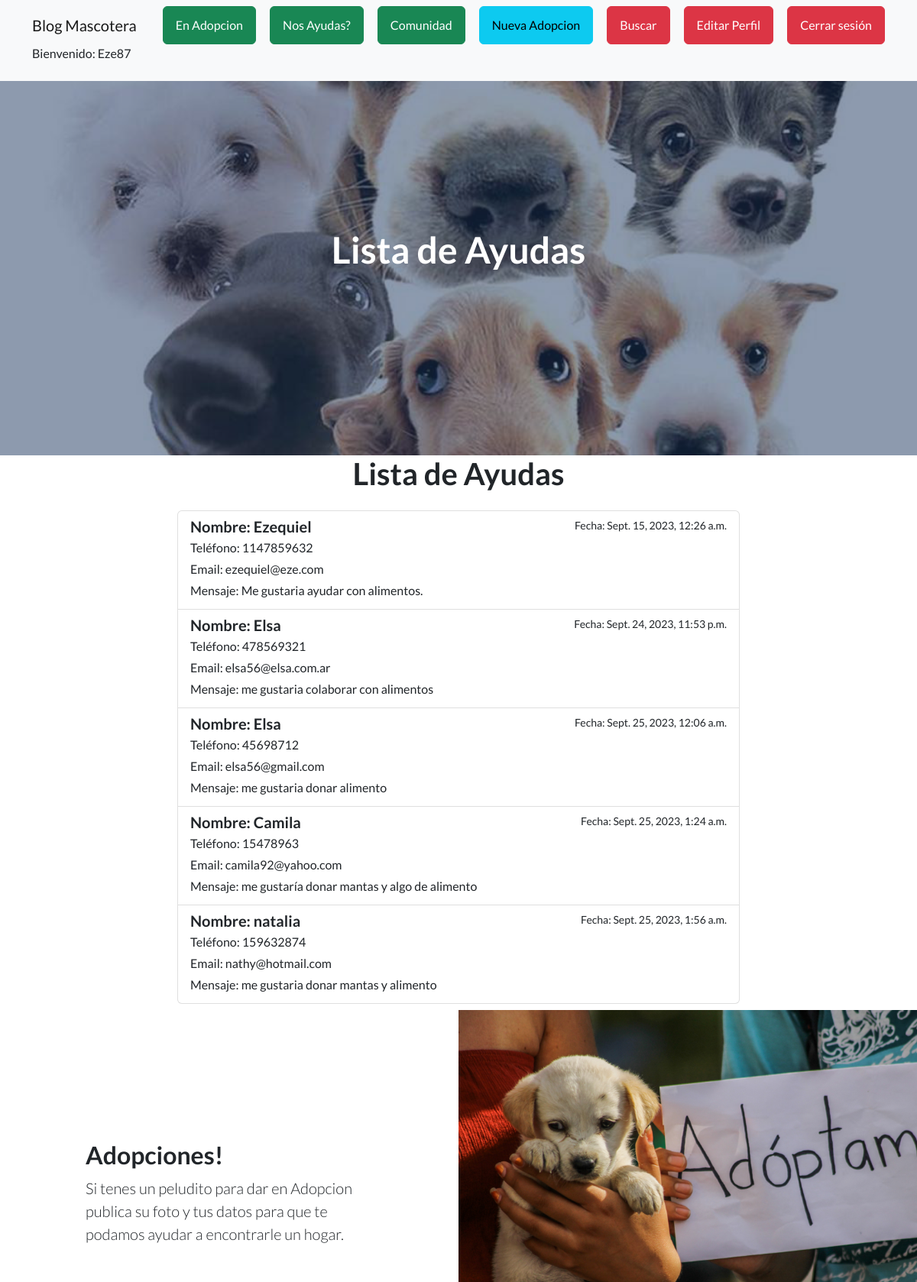
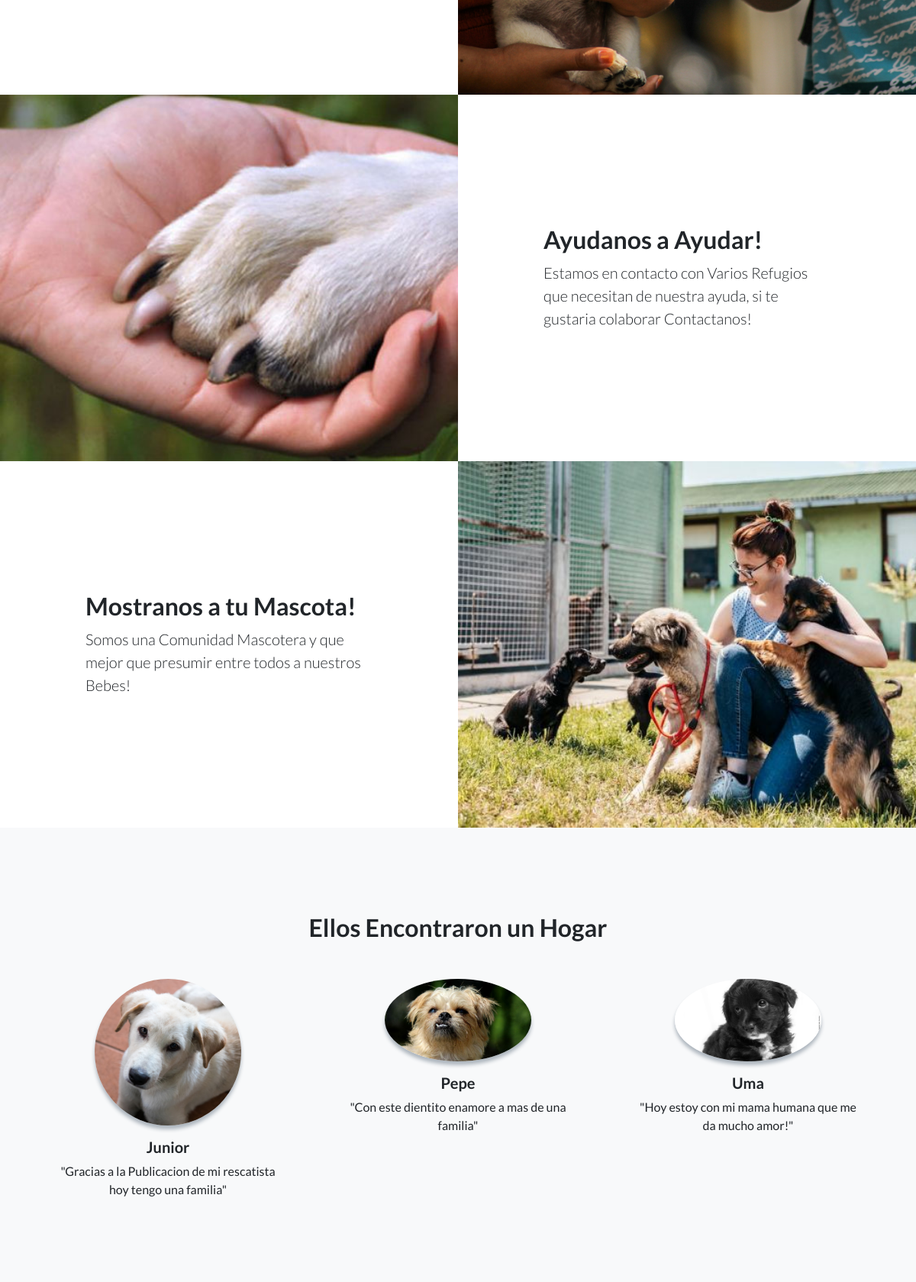
The app's page /AppInicio/ayudas/ (signed in, upper part) with its own data (2 pictures, top to bottom).
### AppInicio/models.py (models this page shows, shortened)
class Ayuda(models.Model):
    nombre = models.CharField(max_length=100)
    email = models.EmailField(max_length=100)
    telefono = models.CharField(max_length=20)
    mensaje = models.TextField()
    fecha = models.DateTimeField(auto_now_add=True)

### AppInicio/views.py (the view)
# urls.py: path('ayudas/', ayuda_detalle, name='ayuda_detalle'),
@login_required
def ayuda_detalle(request):
    ayudas = Ayuda.objects.all()
    return render(request, "AppInicio/ayuda_detalle.html", {'ayudas': ayudas})

### AppInicio/templates/AppInicio/ayuda_detalle.html (shortened to what this page needs)
{% extends "AppInicio/padre.html" %}
{% block titulo %}
Lista de Ayudas
{% endblock %}
{% block contenido %}
  <div class="container">
    <h1 class="text-center mb-4">Lista de Ayudas</h1>
    <div class="row justify-content-center">
      <div class="col-md-8">
        {% if ayudas %}
          <ul class="list-group">
            {% for ayuda in ayudas %}
              <li class="list-group-item">
                <div class="d-flex w-100 justify-content-between">
                  <h5 class="mb-1">Nombre: {{ ayuda.nombre }}</h5>
                  <small>Fecha: {{ ayuda.fecha }}</small>
                </div>
                <p class="mb-1">Teléfono: {{ ayuda.telefono }}</p>
                <p class="mb-1">Email: {{ ayuda.email }}</p>
                <p class="mb-1">Mensaje: {{ ayuda.mensaje }}</p>
              </li>
            {% endfor %}
          </ul>
        {% else %}
          <p>No hay ayudas registradas.</p>
        {% endif %}
      </div>
    </div>
  </div>
{% endblock %}

### AppInicio/templates/AppInicio/padre.html (shortened to what this page needs)
<!DOCTYPE html>
<html lang="en">
    <head>
        {% load static %}
        <link href="https://cdn.jsdelivr.net/npm/bootstrap-icons@1.5.0/font/bootstrap-icons.css" rel="stylesheet" type="text/css" />
        <link href="{% static 'AppInicio/css/styles.css' %}" rel="stylesheet" />
    </head>
    <body>
        <nav class="navbar navbar-light bg-light static-top">
            <div class="container">
                <a class="navbar-brand" href="{% url 'AppInicio:home' %}">Blog Mascotera</a>
                <a class="btn btn-success" href="{% url 'AppInicio:adopcion_lista' %}">En Adopcion</a>
                <a class="btn btn-success" href="{% url 'AppInicio:ayuda_lista' %}">Nos Ayudas?</a>
                <a class="btn btn-success" href="{% url 'AppInicio:pet_lista' %}">Comunidad</a>
                {% if user.is_authenticated %}
                <a class="btn btn-info" href="{% url 'AppInicio:adopcion_nuevo' %}">Nueva Adopcion</a>
                <a class="btn btn-danger" href="{% url 'AppInicio:busqueda_adopcion' %}">Buscar</a>
                <a class="btn btn-danger" href="{% url 'AppInicio:editarPerfil' %}">Editar Perfil</a>
                <a class="btn btn-danger" href="{% url 'AppInicio:logout' %}">Cerrar sesión</a>
                <p> Bienvenido: {{ user.username }}</p>
            {% else %}
                <a class="btn btn-success" href="{% url 'AppInicio:login' %}">Ingresar</a>
                <a class="btn btn-success" href="{% url 'AppInicio:register' %}">Registrarse</a>
                {% endif %}
            </div>
        </nav>
        <header class="masthead">
            <div class="container position-relative">
                <div class="row justify-content-center">
                    <div class="col-xl-6">
                        <div class="text-center text-white">
                            <h1 class="mb-5">{% block titulo %}    {% endblock  %}</h1>
                        </div>
                    </div>
                </div>
            </div>
        </header>
        {% block contenido %}
        {% endblock %}
        <section class="showcase">
            <div class="container-fluid p-0">
                <div class="row g-0">
                    <div class="col-lg-6 order-lg-2 text-white showcase-img" style="background-image: url('/static/AppInicio/assets/img/Cachorros-1.jpg')"></div>
                    <div class="col-lg-6 order-lg-1 my-auto showcase-text">
                        <h2>Adopciones!</h2>
                        <p class="lead mb-0">Si tenes un peludito para dar en Adopcion publica su foto y tus datos para que te podamos ayudar a encontrarle un hogar.</p>
                    </div>
                </div>
                <div class="row g-0">
                    <div class="col-lg-6 text-white showcase-img" style="background-image: url('/static/AppInicio/assets/img/Animales-de-la-calle-como-ayudar.jpg')"></div>
                    <div class="col-lg-6 my-auto showcase-text">
                        <h2>Ayudanos a Ayudar!</h2>
                        <p class="lead mb-0">Estamos en contacto con Varios Refugios que necesitan de nuestra ayuda, si te gustaria colaborar Contactanos!</p>
                    </div>
                </div>
                <div class="row g-0">
                    <div class="col-lg-6 order-lg-2 text-white showcase-img" style="background-image:url('/static/AppInicio/assets/img/perrito4.jpg')"></div>
                    <div class="col-lg-6 order-lg-1 my-auto showcase-text">
                        <h2>Mostranos a tu Mascota!</h2>
                        <p class="lead mb-0">Somos una Comunidad Mascotera y que mejor que presumir entre todos a nuestros Bebes!</p>
                    </div>
                </div>
            </div>
        </section>
        <section class="testimonials text-center bg-light">
            <div class="container">
                <h2 class="mb-5">Ellos Encontraron un Hogar</h2>
                <div class="row">
                    <div class="col-lg-4">
                        <div class="testimonial-item mx-auto mb-5 mb-lg-0">
                            <img class="img-fluid rounded-circle mb-3" src="\static\AppInicio\assets\img\perrito1.jpg" alt="..." />
                            <h5>Junior</h5>
                            <p class="font-weight-light mb-0">"Gracias a la Publicacion de mi rescatista hoy tengo una familia"</p>
                        </div>
                    </div>
                    <div class="col-lg-4">
                        <div class="testimonial-item mx-auto mb-5 mb-lg-0">
                            <img class="img-fluid rounded-circle mb-3" src="\static\AppInicio\assets\img\perrito2.jpg" alt="..." />
                            <h5>Pepe</h5>
                            <p class="font-weight-light mb-0">"Con este dientito enamore a mas de una familia"</p>
                        </div>
                    </div>
                    <div class="col-lg-4">
                        <div class="testimonial-item mx-auto mb-5 mb-lg-0">
                            <img class="img-fluid rounded-circle mb-3" src="\static\AppInicio\assets\img\perrito3.jpg" alt="..." />
                            <h5>Uma</h5>
                            <p class="font-weight-light mb-0">"Hoy estoy con mi mama humana que me da mucho amor!"</p>
                        </div>
                    </div>
                </div>
            </div>
        </section>
    </body>
</html>

### records on screen
Ayuda: nombre "Ezequiel", fecha "Sept. 15, 2023, 12:26 a.m.", telefono "1147859632", email "ezequiel@eze.com", mensaje "Me gustaria ayudar con alimentos."
Ayuda: nombre "Elsa", fecha "Sept. 24, 2023, 11:53 p.m.", telefono "478569321", email "elsa56@elsa.com.ar", mensaje "me gustaria colaborar con alimentos"
Ayuda: nombre "Elsa", fecha "Sept. 25, 2023, 12:06 a.m.", telefono "45698712", email "elsa56@gmail.com", mensaje "me gustaria donar alimento"
Ayuda: nombre "Camila", fecha "Sept. 25, 2023, 1:24 a.m.", telefono "15478963", email "camila92@yahoo.com", mensaje "me gustaría donar mantas y algo de alimento"
Ayuda: nombre "natalia", fecha "Sept. 25, 2023, 1:56 a.m.", telefono "159632874", email "nathy@hotmail.com", mensaje "me gustaria donar mantas y alimento"

### other values on screen
{{ user.username }} "Eze87"
